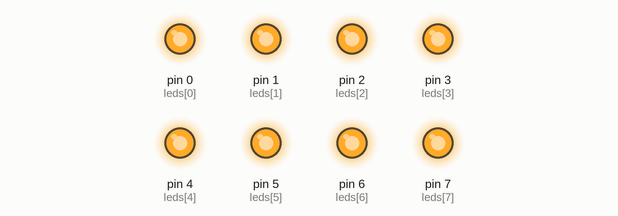
Simulated run of this program. Board: MicroPython board. Shown: output pins drawn as LEDs (lit = HIGH).

Above: at 0.2 s.
At 1.7 s:
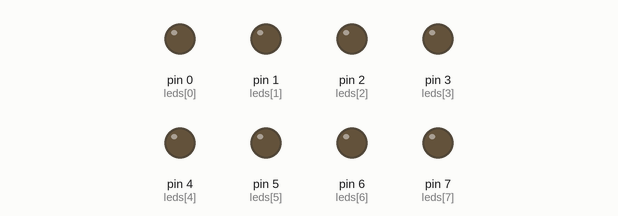
Timing chart, 0 to 3.0 s (numbered marks = the images above):
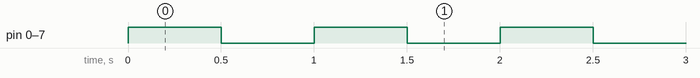

The program:

Ej5.py
```python
import machine
import utime

leds = [machine.Pin(i, machine.Pin.OUT) for i in range(8)]

while True:
    for led in leds:
        led.value(1)
    utime.sleep_ms(500)

    for led in leds:
        led.value(0)
    utime.sleep_ms(500)
```

Measured:
- by itself, pin 0 (leds[0]), pin 1 (leds[1]), pin 2 (leds[2]), pin 3 (leds[3]), pin 4 (leds[4]), pin 5 (leds[5]), pin 6 (leds[6]), pin 7 (leds[7]): alternates HIGH for 0.50 s and LOW for 0.50 s
